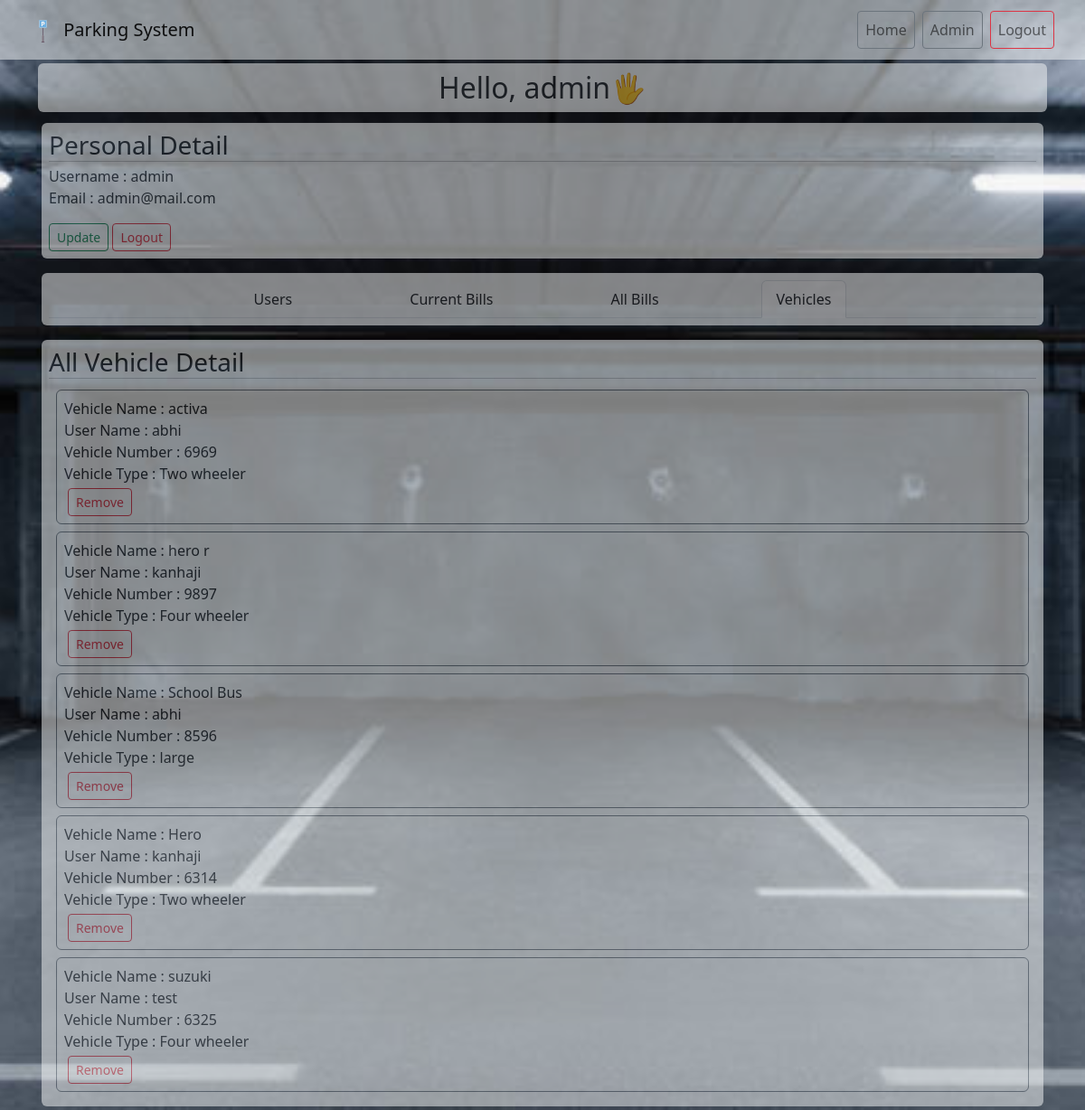
The app's page /admin/vehicles (signed in) with its own data.
### system/models.py (models this page shows, shortened)
class User(db.Model, UserMixin):
    id = db.Column(db.Integer, primary_key=True)
    username = db.Column(db.String(20), unique=True, nullable=False)
    email = db.Column(db.String(120), unique=True, nullable=False)
    password = db.Column(db.String(60), nullable=False)
    isAdmin = db.Column(db.Integer, default=0)
    vehicles = db.relationship('Vehicle', backref='user', lazy=True)
    bills = db.relationship('Bill', backref='user', lazy=True)
    slot = db.relationship('Slot', backref='user', lazy=True)

class Vehicle(db.Model):
    vehicle_id = db.Column(db.Integer, nullable=False, primary_key=True)
    id = db.Column(db.Integer, db.ForeignKey('user.id'), nullable=False)
    vehicle_number = db.Column(db.Integer, nullable=False, unique=True)
    name = db.Column(db.String(20), default="ungiven")
    type = db.Column(db.Integer, nullable=False)
    slot = db.relationship('Slot', backref='vehicle', lazy=True)
    bill = db.relationship('Bill', backref='vehicle', lazy=True)

### system/route/admin.py (the view)
@app.route("/admin/vehicles")
@login_required
def vehicles():
    if not current_user.isAdmin: return redirect(url_for('profile'))
    vehicles = Vehicle.query.all()
    page = 'vehicles'
    return render_template("admin/vehicles.html", title = "View Bills",  vehicles=vehicles, page=page)

### system/models.py (called while the page is built)
@login_manager.user_loader
def load_user(id):
    return User.query.get(int(id))

### system/templates/admin/vehicles.html
{% extends "layouts/admin.html" %}
{% block admin %}
<section id="vehicle-section" class="bg-light opacity-50 rounded p-2 m-1">
    <h3 class="p-0 m-0">All Vehicle Detail</h3>
    <hr class="p-0 m-0 pb-1">
    {% for vehicle in vehicles %}
    <div class="text-start border border-secondary rounded p-2 m-2">
        Vehicle Name : {{ vehicle.name }} <br>
        User Name : {{ vehicle.user.username }} <br>
        Vehicle Number : {{ vehicle.vehicle_number }} <br>
        {% if vehicle.type == 2 %}
            Vehicle Type : Two wheeler
        {% elif vehicle.type == 4 %}
            Vehicle Type : Four wheeler
        {% else %}
            Vehicle Type : large
        {% endif %}
        <br>
        <div class="d-flex flex-row">
        <form action="{{ url_for('remove_vehicle', vehicle_id=vehicle.vehicle_id) }}" class="mx-1" method="post">
            <input class="btn btn-outline-danger btn-sm mt-1 inline" type="submit" value="Remove">
        </form>
        </div>
    </div>
    {% endfor %}
</section>
{% endblock admin %}

### system/templates/layouts/admin.html (shortened to what this page needs)
{% extends "layout.html" %}
{% block content %}
<h2 class="bg-light opacity-50 rounded text-center p-2">Hello, {{ current_user.username }}🖐</h2>
<div class="d-grid gap-2">
    <section id="user-section" class="bg-light opacity-50 rounded p-2 m-1">
        <h3 class="p-0 m-0">Personal Detail</h3>
        <hr class="p-0 m-0 pb-1">
        <p class="text-start">
            Username : {{ current_user.username }}<br>
            Email : {{ current_user.email }}
        </p>
        <a class="btn btn-outline-success btn-sm" href="{{ url_for('update_user') }}">Update</a>
        <a class="btn btn-outline-danger btn-sm" href="{{ url_for('logout') }}">Logout</a>
    </section>
    {% if page == 'bills' %}
    <section class="bg-light opacity-50 rounded p-2 m-1">
        <ul class="nav justify-content-center nav-tabs">
            <li class="nav-item mx-md-5"><a href="{{ url_for('users') }}" class="nav-link text-dark">Users</a></li>
            <li class="nav-item mx-md-5"><a href="{{ url_for('bills') }}" class="nav-link text-dark active">Current Bills</a></li>
            <li class="nav-item mx-md-5"><a href="{{ url_for('vehicles') }}" class="nav-link text-dark">All Bills</a></li>
            <li class="nav-item mx-md-5"><a href="{{ url_for('vehicles') }}" class="nav-link text-dark">Vehicles</a></li>
        </ul>
    </section>
    {% elif page == 'vehicles' %}
    <section class="bg-light opacity-50 rounded p-2 m-1">
        <ul class="nav justify-content-center nav-tabs">
            <li class="nav-item mx-md-5"><a href="{{ url_for('users') }}" class="nav-link text-dark">Users</a></li>
            <li class="nav-item mx-md-5"><a href="{{ url_for('bills') }}" class="nav-link text-dark">Current Bills</a></li>
            <li class="nav-item mx-md-5"><a href="{{ url_for('bill_history') }}" class="nav-link text-dark">All Bills</a></li>
            <li class="nav-item mx-md-5"><a href="{{ url_for('vehicles') }}" class="nav-link text-dark active">Vehicles</a></li>
        </ul>
    </section>
    {% endif %}
    {% block admin %}{% endblock %}
</div>
{% endblock content %}

### system/static/main.css (style rules this page uses)
.bg-img { background: url(bgImg1.jpg); height: 100vh; background-position: center; background-repeat: no-repeat; background-size: cover; background-attachment: fixed; }

### records on screen
User: username "admin", email "admin@mail.com"
Vehicle: name "activa", user.username "abhi", vehicle_number "6969", type "Vehicle Type : Two wheeler"
Vehicle: name "hero r", user.username "kanhaji", vehicle_number "9897", type "Vehicle Type : Four wheeler"
Vehicle: name "School Bus", user.username "abhi", vehicle_number "8596", type "Vehicle Type : large"
Vehicle: name "Hero", user.username "kanhaji", vehicle_number "6314", type "Vehicle Type : Two wheeler"
Vehicle: name "suzuki", user.username "test", vehicle_number "6325", type "Vehicle Type : Four wheeler"
